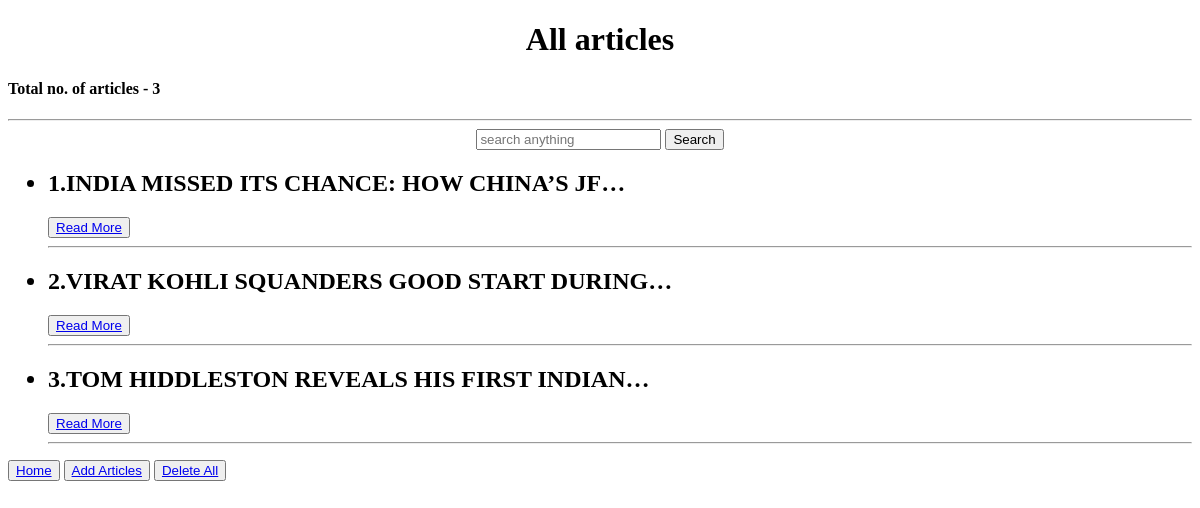
The page /allarticles/ on the database as committed earlier.
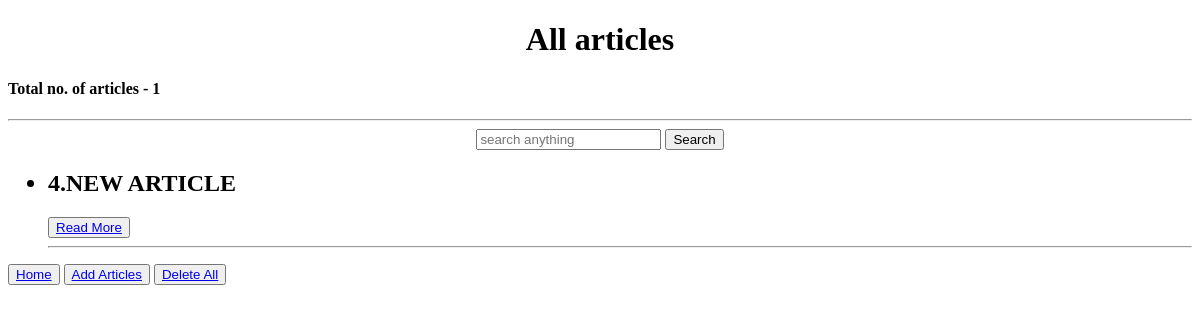
The same page on the database as committed later.
### myapp/models.py (models this page shows)
class ArticleModel(models.Model):
    title = models.CharField(max_length=100)
    description = models.TextField()
    author = models.CharField(max_length=100)
    date = models.DateField()

### myapp/views.py (the view)
# urls.py: path('allarticles/', views.all_articles,name='all_articles'),
def all_articles(request):
    all_data = A.objects.all()
    query = request.GET.get('q')
    if query:
        all_data = all_data.filter(
            Q(title__icontains = query) |
            Q(description__icontains = query) |
            Q(author__icontains = query)
        )
    print(query)
    return render(request,'all_articles.html',{"all_data":all_data})

### myapp/templates/all_articles.html (shortened to what this page needs)
<!DOCTYPE html>
<html lang="en">
  <head>
  </head>
  <body>
    <center><h1>All articles</h1></center>
    <h4>Total no. of articles - {{all_data | length}}</h4>
    <hr>
    <center>
      <form action="" method="get">
        <input type="text" placeholder="search anything" name="q">
        <button>Search</button>
      </form>
    </center>
    {% if all_data %}
    <ul>
        {% for i in all_data %}
        <h2><li>{{i.id}}.{{i.title | truncatechars:40 | upper }}</li></h2>
        <button><a href="{% url 'specific' i.id  %}">Read More</a></button>
        <hr>
        {% endfor %}
    </ul>
    {% endif %}
    <button><a href="{% url 'home' %}">Home</a></button>
    <button><a href="{% url 'form' %}">Add Articles</a></button>
    <button><a href="{% url 'delete_all' %}">Delete All</a></button>
  </body>
</html>

Rows that differ between the two databases and show on the page:
removed ArticleModel: id "1", title "INDIA MISSED ITS CHANCE: HOW CHINA’S JF…"
removed ArticleModel: id "2", title "VIRAT KOHLI SQUANDERS GOOD START DURING…"
removed ArticleModel: id "3", title "TOM HIDDLESTON REVEALS HIS FIRST INDIAN…"
added ArticleModel: id "4", title "NEW ARTICLE"
Other text that changed with them:
{{ all_data | length }}: "3" → "1"
